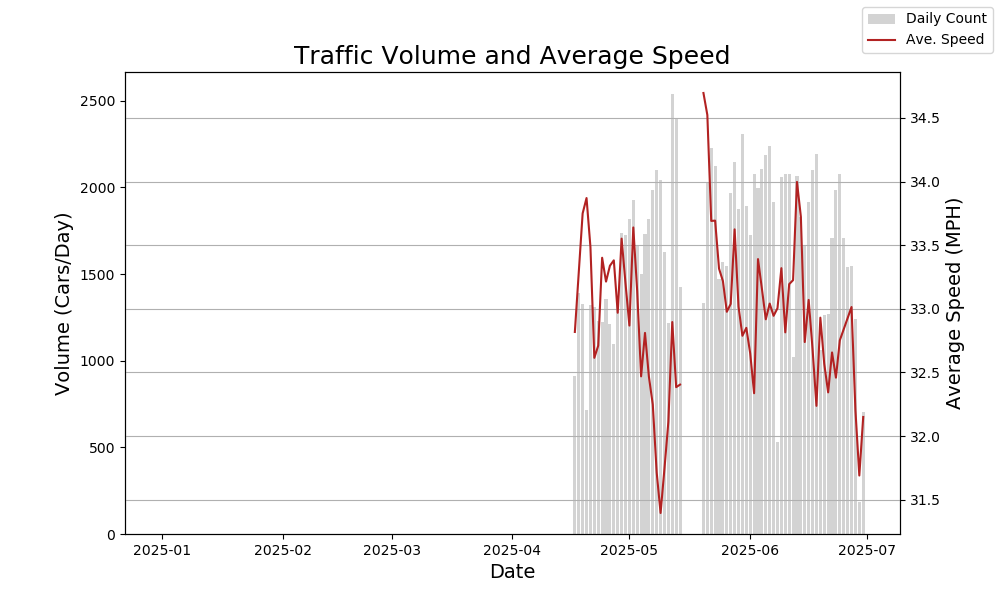

This figure's Python source:
#!/usr/bin/python3

import matplotlib.pyplot as plt
import matplotlib.dates as mdates
import numpy as np
import sqlite3
from datetime import datetime
from datetime import timedelta


db_filename = 'speed.db'

today = datetime.now().date()


con = sqlite3.connect(db_filename)
db_cursor = con.cursor()

date_list = []  # empty list
speed_counts = []
speed_list = []

start_date = today - timedelta(180)

while (start_date <= today):
    date_str = start_date.strftime("%Y-%m-%d")
    select = "SELECT COUNT(date),AVG(speed) FROM speed WHERE date LIKE '%" + date_str + "%' AND speed > 0"
    result = db_cursor.execute(select)
    count,avg_speed = result.fetchone()    # return a tuple as a row
    speed_counts.append(count)
    speed_list.append(avg_speed)
    date_list.append(start_date)  
    
    start_date += timedelta(1)

con.close()



fig,ax1 = plt.subplots(figsize=(10,6))
ax1.bar(date_list,speed_counts,color='lightgrey')
ax1.set_xlabel('Date',fontsize=14)
ax1.set_ylabel('Volume (Cars/Day)',fontsize=14)
ax1.set_title('Traffic Volume and Average Speed',fontsize=18)


ax2 = ax1.twinx()     # generate 2nd plot with same x-axis
ax2.plot(date_list,speed_list,color='firebrick')
ax2.grid(True)
ax2.set_ylabel('Average Speed (MPH)',fontsize=14)

fig.savefig('totals_by_day.png',dpi=100)
#plt.show()

